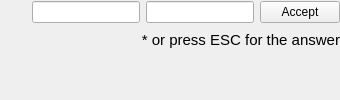
              <widget class="QWidget" name="textPage">
               <layout class="QVBoxLayout" name="verticalLayout_3">
                <property name="leftMargin">
                 <number>0</number>
                </property>
                <property name="topMargin">
                 <number>0</number>
                </property>
                <property name="rightMargin">
                 <number>0</number>
                </property>
                <property name="bottomMargin">
                 <number>0</number>
                </property>
                <item>
                 <layout class="QHBoxLayout" name="horizontalLayout_3">
                  <item>
                   <widget class="QToolButton" name="recognizeButton">
                    <property name="icon">
                     <iconset resource="../Resources/resources.qrc">
                      <normaloff>:/kanjipen.svg</normaloff>:/kanjipen.svg</iconset>
                    </property>
                    <property name="iconSize">
                     <size>
                      <width>18</width>
                      <height>18</height>
                     </size>
                    </property>
                    <property name="autoRaise">
                     <bool>true</bool>
                    </property>
                   </widget>
                  </item>
                  <item>
                   <widget class="ZKanaLineEdit" name="kanaAnswerEdit"/>
                  </item>
                  <item>
                   <widget class="ZLineEdit" name="defAnswerEdit"/>
                  </item>
                  <item>
                   <widget class="QPushButton" name="acceptButton">
                    <property name="focusPolicy">
                     <enum>Qt::NoFocus</enum>
                    </property>
                    <property name="text">
                     <string>Accept</string>
                    </property>
                   </widget>
                  </item>
                 </layout>
                </item>
                <item>
                 <widget class="QLabel" name="label_4">
                  <property name="font">
                   <font>
                    <pointsize>11</pointsize>
                   </font>
                  </property>
                  <property name="text">
                   <string>* or press ESC for the answer</string>
                  </property>
                  <property name="alignment">
                   <set>Qt::AlignRight|Qt::AlignTop|Qt::AlignTrailing</set>
                  </property>
                 </widget>
                </item>
               </layout>
              </widget>
